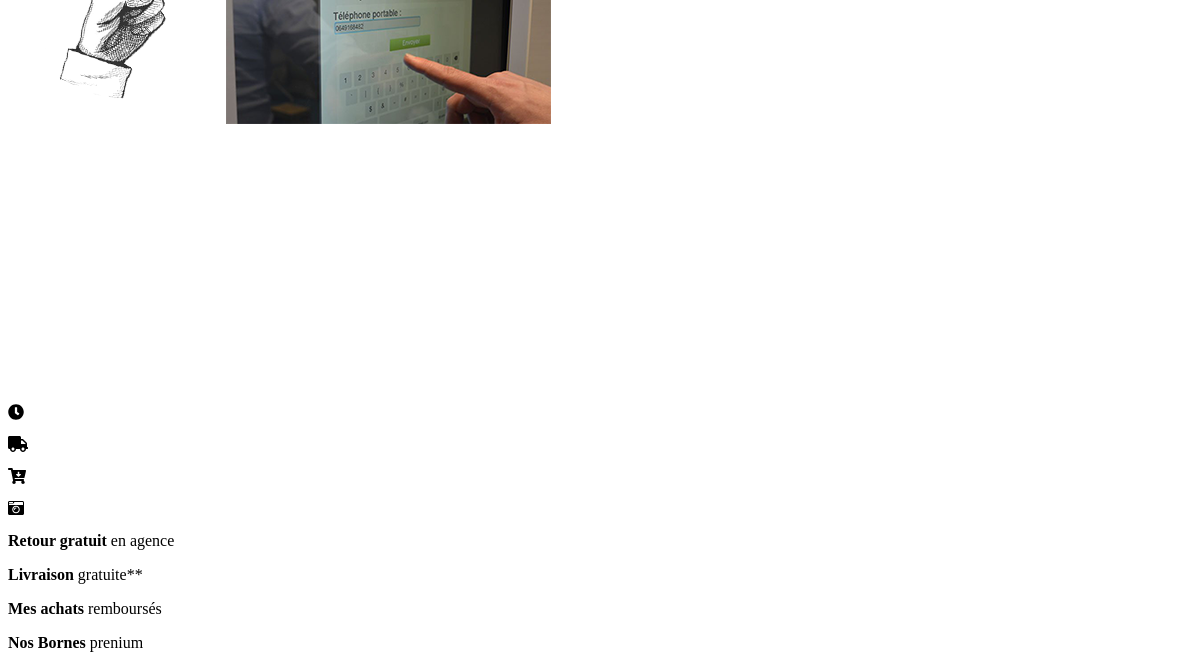
/index/INDEXP/home.php (lower part), run on an earlier commit of the app's database.
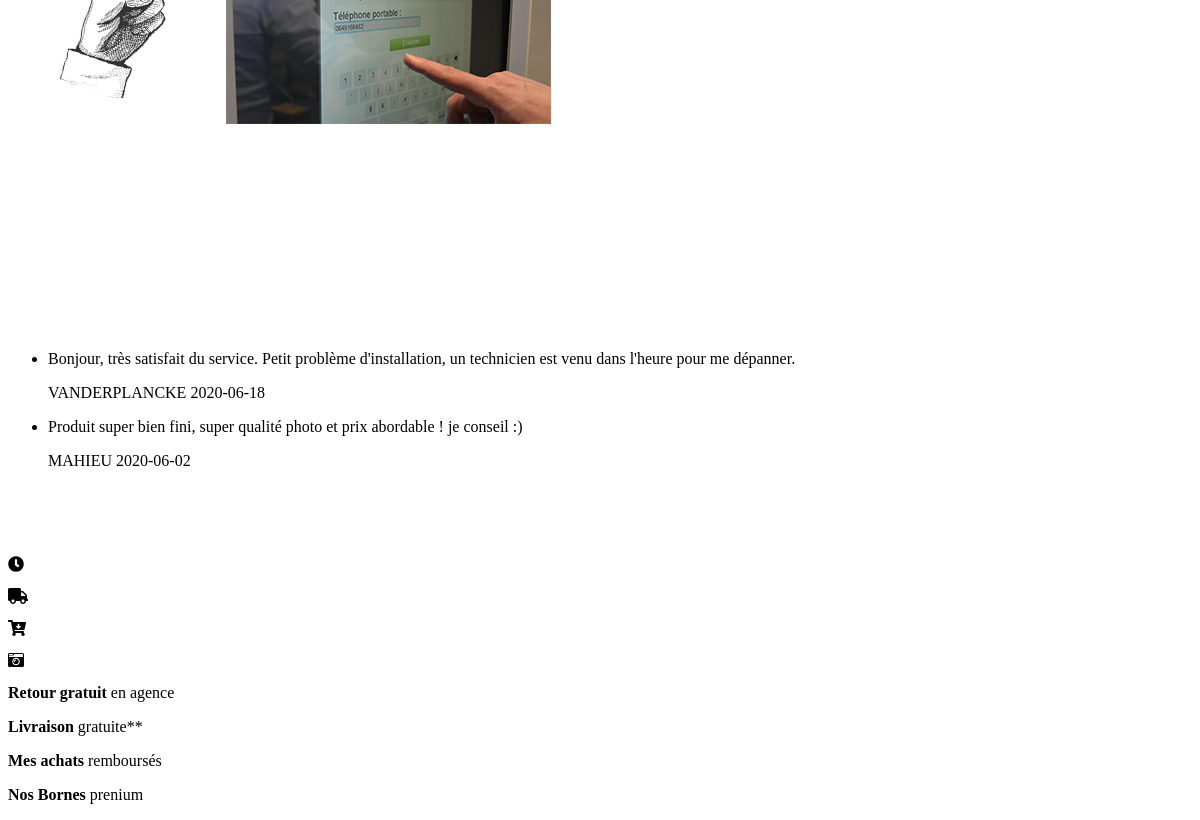
And on a later commit of the database.
### tables this page shows
CREATE TABLE `commentaire` (
  `id` int(11) NOT NULL,
  `id_client` int(11) NOT NULL,
  `commentaire` text NOT NULL,
  `date_com` date NOT NULL
);

CREATE TABLE `users` (
  `id` int(11) NOT NULL,
  `nom` varchar(50) NOT NULL,
  `prenom` varchar(50) NOT NULL,
  `age` date NOT NULL,
  `adresse` varchar(255) NOT NULL,
  `ville` varchar(255) NOT NULL,
  `login` varchar(255) NOT NULL,
  `passwd` varchar(255) NOT NULL,
  `role` varchar(20) NOT NULL DEFAULT 'client',
  `civilité` varchar(25) NOT NULL
);

### index/INDEXP/home.php (the view, shortened to what this page needs)
<?php   include('params\BDD\bdd.php'); ?>
<head>
</head>
	<div class="container3 flex-mob-col">
	<div class="presentationimage2"><img src="img/borncarterasberry.png"></div>
</div>
<div class="comments">
<?php
		$req= "SELECT commentaire.*, users.nom, users.prenom FROM commentaire JOIN users ON users.id = commentaire.id_client";
		$Ores = $bdd->query($req);
		while ($info = $Ores->fetch())
		{
			?>
				<div class="avis">
					<ul class="grid-testimonials">
						<li>
							<div><p><?php echo $info->commentaire; ?></p><span class="quote-arrow"></span></div>
							<span class="grid-testimonials-citation"><?php echo $info->nom . $info->prénom; ?></span>
							<span class="grid-testimonials-citation"><?php echo $info->date_com; ?></span>
						</li>
					</ul>
				</div>
			<?php
		}
		?>
		</div>
<div class="container10">
		<p><i class="fas fa-clock"></i></p>
		<p><i class="fas fa-truck"></i></p>
		<p><i class="fas fa-cart-arrow-down"></i></p>
		<p><i class="fas fa-camera-retro"></i></p>
</div>
<div class="container11">
		<p><strong>Retour gratuit</strong> en agence</p>
		<p><strong>Livraison</strong> gratuite**</p>
		<p><strong>Mes achats</strong> remboursés</p>
		<p><strong>Nos Bornes</strong> prenium</p>
</div>
</body>
</html>

What changed in the data, as far as the page shows it:
added commentaire: commentaire "Bonjour, très satisfait du service. Petit problème d'installation, un technicien est venu dans l'heure pour me dépanner.", id_client.nom "VANDERPLANCKE", date_com "2020-06-18"
added commentaire: commentaire "Produit super bien fini, super qualité photo et prix abordable ! je conseil :)", id_client.nom "MAHIEU", date_com "2020-06-02"
